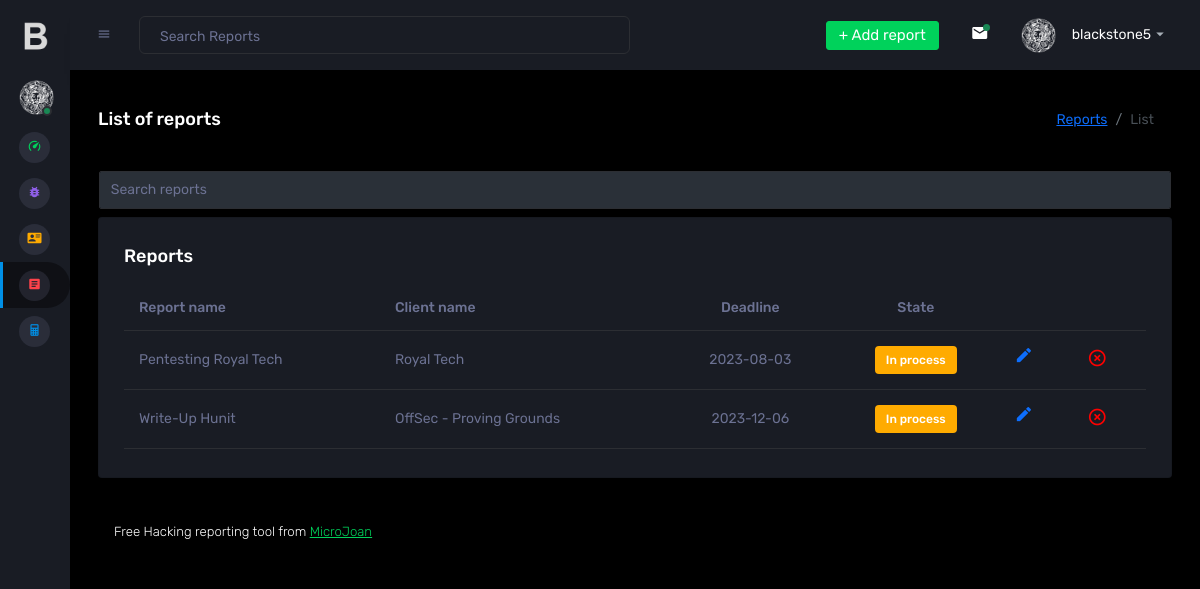
The app's page /BlackStone/reports.php (signed in) with its own data.
### tables this page shows
CREATE TABLE `reports` (
  `id` int(11) NOT NULL,
  `name_doc` varchar(255) DEFAULT NULL,
  `id_company_auditada` int(11) DEFAULT NULL,
  `vulnerabilidades` text DEFAULT NULL,
  `estado` text DEFAULT NULL,
  `fecha` date DEFAULT NULL,
  `recommendations` text DEFAULT NULL,
  `propuestas` text DEFAULT NULL,
  `conclusiones` text DEFAULT NULL
);

CREATE TABLE `companies` (
  `id` int(11) NOT NULL,
  `name` text DEFAULT NULL,
  `web` text DEFAULT NULL,
  `mail_domain` text DEFAULT NULL,
  `logo` text NOT NULL
);

### BlackStone/functions/traductor.php (called while the page is built, shortened)
<?php
function lang($sentencia){
    return $sentencia;
};
?>

### BlackStone/reports.php (the view, shortened to what this page needs)
<!DOCTYPE html>
<?php
include("functions/traductor.php");
include("connection.php");
?>
<html>
  <head>
    <link rel="stylesheet" href="assets/vendors/mdi/css/materialdesignicons.min.css">
    <link rel="stylesheet" href="assets/vendors/css/vendor.bundle.base.css">
    <link rel="stylesheet" href="assets/vendors/jvectormap/jquery-jvectormap.css">
    <link rel="stylesheet" href="assets/vendors/flag-icon-css/css/flag-icon.min.css">
    <link rel="stylesheet" href="assets/vendors/owl-carousel-2/owl.carousel.min.css">
    <link rel="stylesheet" href="assets/vendors/owl-carousel-2/owl.theme.default.min.css">
    <link rel="stylesheet" href="assets/css/style.css">
  </head>
  <body class="sidebar-icon-only">
    <div class="container-scroller">
    <?php
      include("nav.php");
    ?>
      <div class="container-fluid page-body-wrapper">
        <nav class="navbar p-0 fixed-top d-flex flex-row">
          <div class="navbar-menu-wrapper flex-grow d-flex align-items-stretch">
            <button class="navbar-toggler navbar-toggler align-self-center" type="button" data-toggle="minimize">
              <span class="mdi mdi-menu"></span>
            </button>
            <ul class="navbar-nav w-100">
              <li class="nav-item w-100">
                <form class="nav-link mt-2 mt-md-0 d-none d-lg-flex search">
                  <input type="text" class="form-control" placeholder="<?php echo lang("Search Reports"); ?>">
                </form>
              </li>
            </ul>
            <ul class="navbar-nav navbar-nav-right">
              <li class="nav-item dropdown d-none d-lg-block">
                <a class="nav-link btn btn-success create-new-button" id="createbuttonDropdown" aria-expanded="false" href="insertar_informe.php">+ <?php echo lang("Add report");?> </a>
              </li>
              <li class="nav-item dropdown border-left">
                <a class="nav-link count-indicator dropdown-toggle" id="messageDropdown" href="#" data-bs-toggle="dropdown" aria-expanded="false">
                  <i class="mdi mdi-email"></i>
                  <span class="count bg-success"></span>
                </a>
              </li>
              <li class="nav-item dropdown">
                <a class="nav-link" id="profileDropdown" href="#" data-bs-toggle="dropdown">
                  <div class="navbar-profile">
                    <img class="img-xs rounded-circle" src="assets/images/faces/black-stone.png" alt="">
                    <p class="mb-0 d-none d-sm-block navbar-profile-name">blackstone5</p>
                    <i class="mdi mdi-menu-down d-none d-sm-block"></i>
                  </div>
                </a>
              </li>
            </ul>
          </div>
        </nav>
        <div class="main-panel">
          <div class="content-wrapper">
            <div class="page-header">
              <h3 class="page-title"> <?php echo lang("List of reports");?> </h3>
              <nav aria-label="breadcrumb">
                <ol class="breadcrumb">
                  <li class="breadcrumb-item"><a href="#"><?php echo lang("Reports");?></a></li>
                  <li class="breadcrumb-item active" aria-current="page"><?php echo lang("List");?></li>
                </ol>
              </nav>
            </div>
            <div class="row" style="--bs-gutter-x: 1.9rem !important;">
              <form class="nav-link mt-md-0 d-lg-flex search">
                  <input type="text" class="form-control" id="busqueda" placeholder="<?php echo lang("Search reports"); ?>" style="color:white;">
              </form>
            </div>
            <div class="row">
              <div class="col-lg-12 grid-margin stretch-card">
                <div class="card">
                  <div class="card-body">
                    <h4 class="card-title"><?php echo lang("Reports");?></h4>
                    <div class="table-responsive">
                      <table class="table" id="tabla_listado_cve">
                        <thead>
                          <tr>
                            <th><?php echo lang("Report name"); ?></th>
                            <th><?php echo lang("Client name");?></th>
                            <th><center><?php echo lang("Deadline");?></center></th>
                            <th><center><?php echo lang("State");?></center></th>
                            <th></th>
                            <th></th>
                          </tr>
                        </thead>
                        <?php
                        $sentencia = "select * from reports order by id";
                        $consulta = mysqli_query($connection, $sentencia) or die("Error de conexión en tabla vulnerabilidades");
                        while($file= mysqli_fetch_array($consulta)){
                                $id=$file['id'];
                                $name_doc=$file['name_doc'];
                                $id_company_auditada=$file['id_company_auditada'];
                                $estado=$file['estado'];
                                $fecha=$file['fecha'];
                                $sentencia_company = "select * from companies where id=".$id_company_auditada;
                                $consulta_company = mysqli_query($connection, $sentencia_company) or die("Error de conexión en tabla vulnerabilidades");
                                while($file_company= mysqli_fetch_array($consulta_company)){
                                  $name_company_auditada=$file_company['name'];
                                }
                                if($estado == "Terminado"){
                                    $estado = '<label class="badge badge-success">'.lang('Finalized').'</label>';
                                }else if ($estado == "En proceso"){
                                  $estado = '<label class="badge badge-warning">'.lang('In process').'</label>';
                                }
                        ?>
                        <tbody>
                          <tr>
                            <td><?php echo $name_doc ?></td>
                            <td><?php echo $name_company_auditada?></td>
                            <td><center><?php echo $fecha?></center></td>
                            <td><center><?php echo $estado ?></center></td>
                            <td><a href="editar_informe.php?id=<?php echo $id ?>"><i class="mdi mdi-border-color" style="font-size:20px"></i></a></td>
                            <td><a href="eliminar_informe.php?id=<?php echo $id ?>"><i class="mdi mdi-close-circle-outline" style="color:red; font-size:20px"></i></a></td>
                          </tr>
                          <?php
                            }
                          ?>
                        </tbody>
                      </table>
                    </div>
                  </div>
                </div>
              </div>
          </div>
          <footer class="footer">
            <div class="d-sm-flex justify-content-center justify-content-sm-between">
              <span class="float-none float-sm-right d-block mt-1 mt-sm-0 text-center"> <?php echo lang("Free Hacking reporting tool from ");?> <a href="https://microjoan.com/" target="_blank">MicroJoan</a></span>
            </div>
          </footer>
        </div>
      </div>
    </div>
  </body>
</html>

### records on screen
reports: name_doc "Pentesting Royal Tech", companies.name "Royal Tech", fecha "2023-08-03"
reports: name_doc "Write-Up Hunit", companies.name "OffSec - Proving Grounds", fecha "2023-12-06"

### other values on screen
lang("Add report") "Add report"
lang("List of reports") "List of reports"
lang("Reports") "Reports"
lang("List") "List"
lang("Report name") "Report name"
lang("Client name") "Client name"
lang("Deadline") "Deadline"
lang("State") "State"
lang("Free Hacking reporting tool from ") "Free Hacking reporting tool from"
